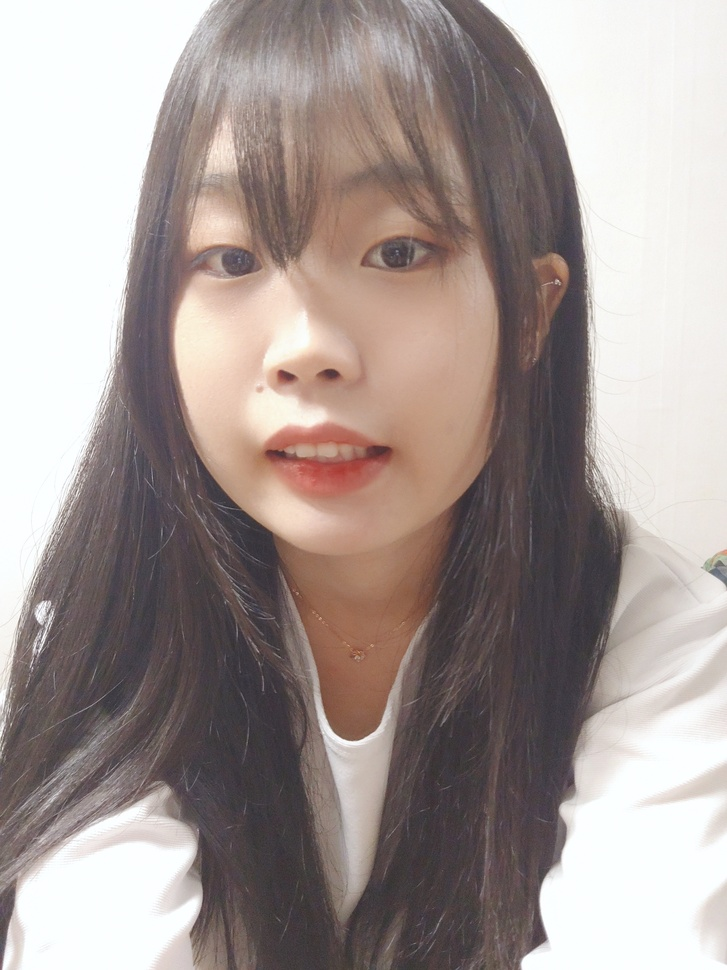
#> input picture class/ImageProcessingHW.jpg, 727 x 970 px, shrunk from 1920 x 2560 before the run
$ python Convolution.py
#> lines starting #> are read from the running program, lines starting #| are printed output that depends on the picture
import numpy as np
import cv2
import matplotlib.pyplot as plt
from tkinter import *
import tkinter.filedialog as fd

root = Tk()

root.filename = fd.askopenfilename(filetypes=(("JPEG files",".jpg"),("All files","*.*")))
#> the answer given: ImageProcessingHW.jpg
cvGrayImg = cv2.imread(root.filename, cv2.IMREAD_GRAYSCALE)
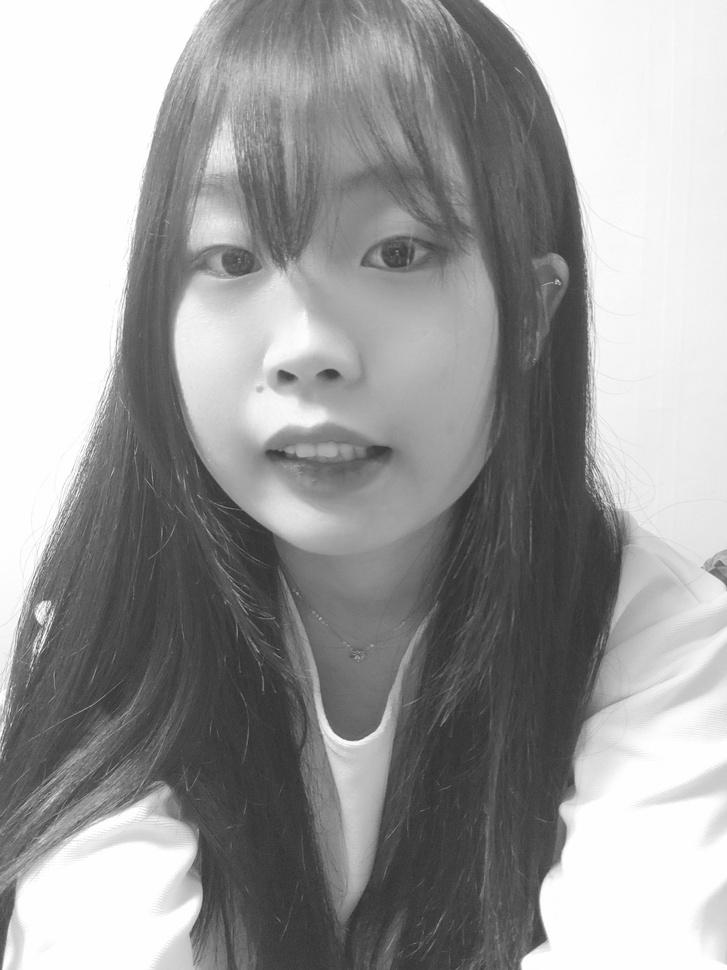
#> cvGrayImg: shape (970, 727); min 42, max 255, mean 156.7

cv2.namedWindow('Original Gray')
cv2.imshow('Original Gray', cvGrayImg)
cv2.waitKey(0)

mask = np.array(([0,-1,0],[-1,0,1],[0,1,0]),dtype=np.float32)
dstImg = cv2.filter2D(cvGrayImg,-1,mask)

cv2.namedWindow('Convex Gray')
cv2.imshow('Convex Gray',dstImg)
cv2.waitKey(0)

plt.subplot(121), plt.imshow(cvGrayImg,'gray'), plt.title('Original Image')
plt.xticks([]), plt.yticks([])
plt.subplot(122), plt.imshow(dstImg,'gray'), plt.title('Convex Image')
plt.xticks([]), plt.yticks([])
plt.show()
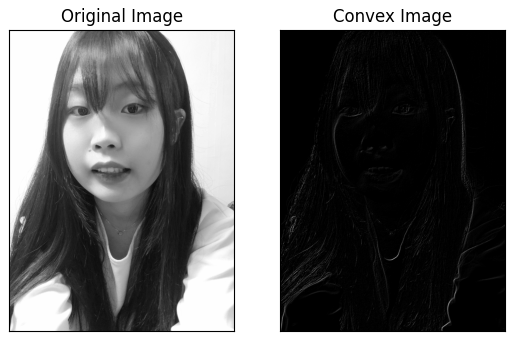
#> figure drawn by matplotlib, 2 panels

mask = np.ones((5,5),np.float32)/25
dstImg = cv2.filter2D(cvGrayImg,-1,mask)

cv2.namedWindow('averaging Gray')
cv2.imshow('averaging Gray',dstImg)
cv2.waitKey(0)

plt.subplot(121), plt.imshow(cvGrayImg,'gray'), plt.title('Original Image')
plt.xticks([]), plt.yticks([])
plt.subplot(122), plt.imshow(dstImg,'gray'), plt.title('averaging Image')
plt.xticks([]), plt.yticks([])
plt.show()
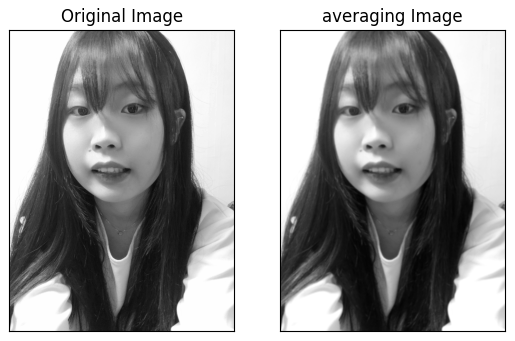
#> figure drawn by matplotlib, 2 panels

mask = np.array(([-1,-1,-1],[-1,9,-1],[-1,-1,-1]),dtype=np.float32)
dstImg = cv2.filter2D(cvGrayImg,-1,mask)

cv2.namedWindow('sharping Gray')
cv2.imshow('sharping Gray',dstImg)
cv2.waitKey(0)

plt.subplot(121), plt.imshow(cvGrayImg,'gray'), plt.title('Original Image')
plt.xticks([]), plt.yticks([])
plt.subplot(122), plt.imshow(dstImg,'gray'), plt.title('sharping Image')
plt.xticks([]), plt.yticks([])
plt.show()

mask = np.array(([-1, 0, 1], [-2, 0, 2], [-1, 0, 1]), dtype=np.float32)
dstImg = cv2.filter2D(cvGrayImg, -1, mask)
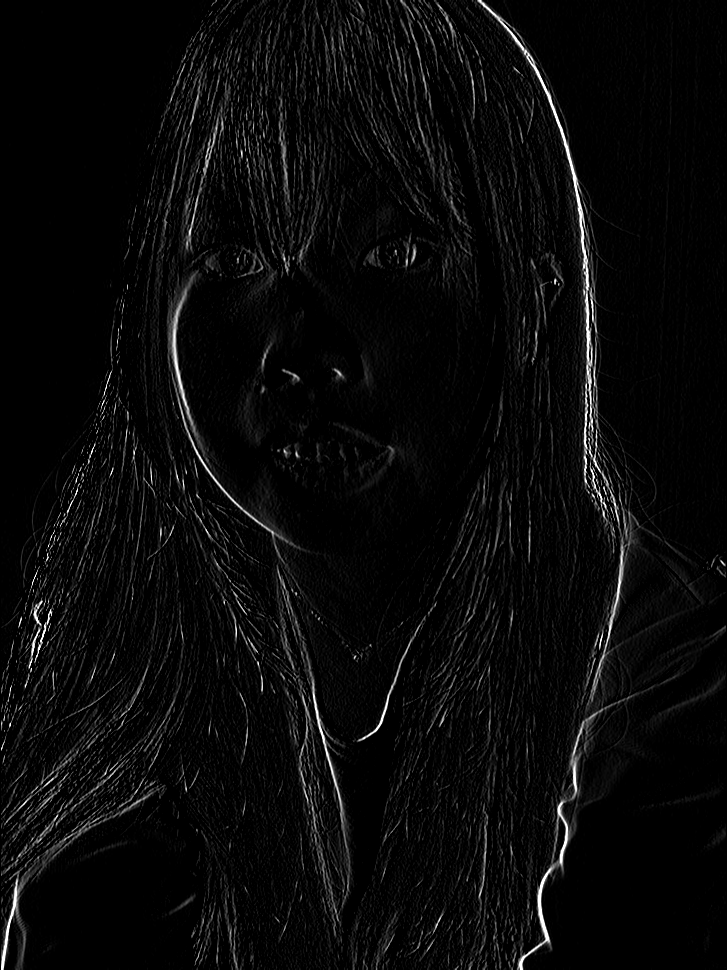
#> dstImg: shape (970, 727); min 0, max 255, mean 9.7

cv2.namedWindow('sobelx Image')
cv2.imshow('sobelx Image',dstImg)
cv2.waitKey(0)

plt.subplot(121), plt.imshow(cvGrayImg,'gray'), plt.title('Original Image')
plt.xticks([]), plt.yticks([])
plt.subplot(122), plt.imshow(dstImg,'gray'), plt.title('sobelx Image')
plt.xticks([]), plt.yticks([])
plt.show()

mask = np.array(([-1, -2, -1], [0, 0, 0], [1, 2, 1]), dtype=np.float32)
dstImg = cv2.filter2D(cvGrayImg, -1, mask)
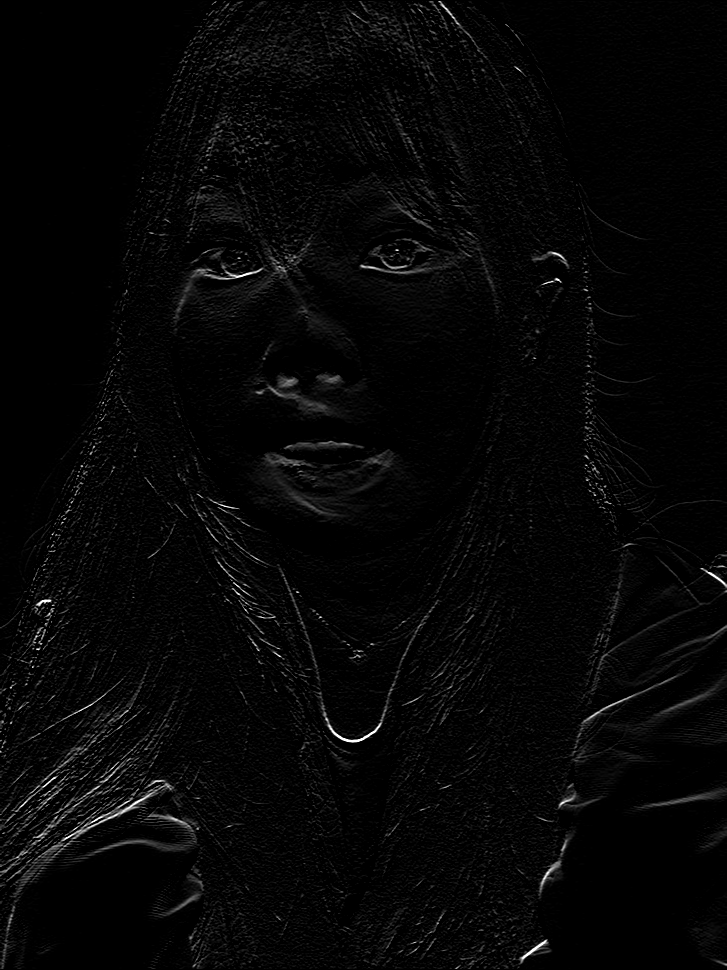
#> dstImg: shape (970, 727); min 0, max 255, mean 6.1

cv2.namedWindow('sobely Image')
cv2.imshow('sobely Image',dstImg)
cv2.waitKey(0)

plt.subplot(121), plt.imshow(cvGrayImg,'gray'), plt.title('Original Image')
plt.xticks([]), plt.yticks([])
plt.subplot(122), plt.imshow(dstImg,'gray'), plt.title('sobely Image')
plt.xticks([]), plt.yticks([])
plt.show()

mask = np.array(([-1, 0, 1], [-1, 0, 1], [-1, 0, 1]), dtype=np.float32)
dstImg = cv2.filter2D(cvGrayImg, -1, mask)

cv2.namedWindow('prewittX Image')
cv2.imshow('prewittX Image',dstImg)
cv2.waitKey(0)

plt.subplot(121), plt.imshow(cvGrayImg,'gray'), plt.title('Original Image')
plt.xticks([]), plt.yticks([])
plt.subplot(122), plt.imshow(dstImg,'gray'), plt.title('prewittX Image')
plt.xticks([]), plt.yticks([])
plt.show()

mask = np.array(([-1, -1, -1], [0, 0, 0], [1, 1, 1]), dtype=np.float32)
dstImg = cv2.filter2D(cvGrayImg, -1, mask)

cv2.namedWindow('prewittY Image')
cv2.imshow('prewittY Image',dstImg)
cv2.waitKey(0)

plt.subplot(121), plt.imshow(cvGrayImg,'gray'), plt.title('Original Image')
plt.xticks([]), plt.yticks([])
plt.subplot(122), plt.imshow(dstImg,'gray'), plt.title('prewittY Image')
plt.xticks([]), plt.yticks([])
plt.show()

mask = np.array(([-1, 0, 0], [0, 1, 0], [0, 0, 0]), dtype=np.float32)
dstImg = cv2.filter2D(cvGrayImg, -1, mask)

cv2.namedWindow('RobersY Image')
cv2.imshow('RobersY Image',dstImg)
cv2.waitKey(0)

plt.subplot(121), plt.imshow(cvGrayImg,'gray'), plt.title('Original Image')
plt.xticks([]), plt.yticks([])
plt.subplot(122), plt.imshow(dstImg,'gray'), plt.title('RobersY Image')
plt.xticks([]), plt.yticks([])
plt.show()

mask = np.array(([0, 0, -1], [0, 1, 0], [0, 0, 0]), dtype=np.float32)
dstImg = cv2.filter2D(cvGrayImg, -1, mask)

cv2.namedWindow('RobersX Image')
cv2.imshow('RobersX Image',dstImg)
cv2.waitKey(0)

plt.subplot(121), plt.imshow(cvGrayImg,'gray'), plt.title('Original Image')
plt.xticks([]), plt.yticks([])
plt.subplot(122), plt.imshow(dstImg,'gray'), plt.title('RobersX Image')
plt.xticks([]), plt.yticks([])
plt.show()


mask = np.array(([0, -1, 0], [-1, 4, -1], [0, -1, 0]), dtype=np.float32)
dstImg = cv2.filter2D(cvGrayImg, -1, mask)

cv2.namedWindow('Laplacian4 Image')
cv2.imshow('Laplacian4 Image',dstImg)
cv2.waitKey(0)

plt.subplot(121), plt.imshow(cvGrayImg,'gray'), plt.title('Original Image')
plt.xticks([]), plt.yticks([])
plt.subplot(122), plt.imshow(dstImg,'gray'), plt.title('Laplacian4 Image')
plt.xticks([]), plt.yticks([])
plt.show()

mask = np.array(([-1, -1, -1], [-1, 8, -1], [-1, -1, -1]), dtype=np.float32)
dstImg = cv2.filter2D(cvGrayImg, -1, mask)
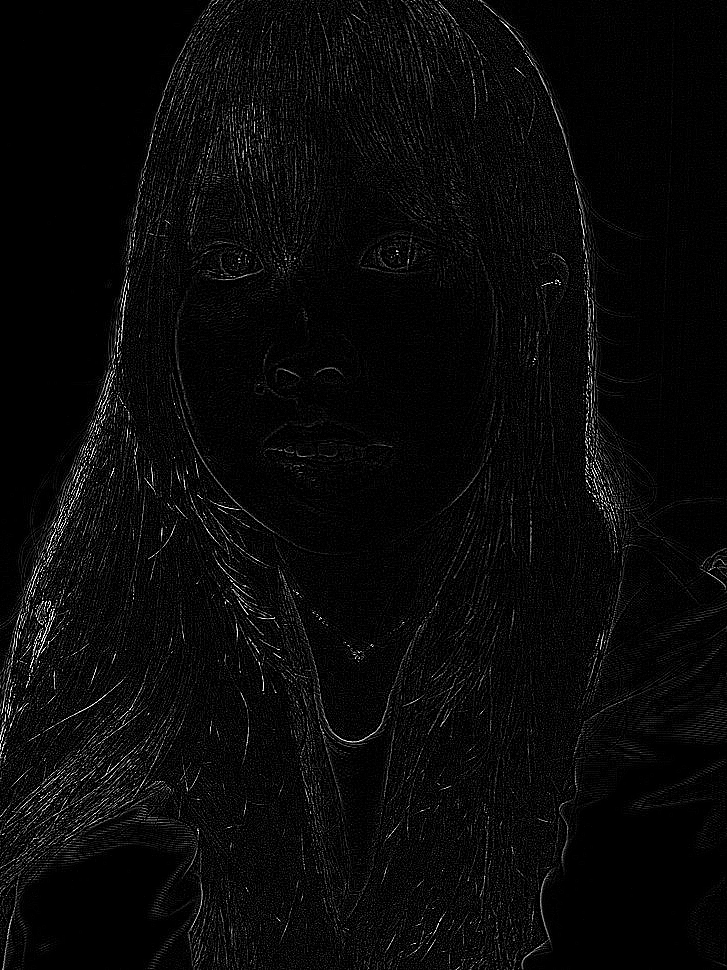
#> dstImg: shape (970, 727); min 0, max 255, mean 9.3

cv2.namedWindow('Laplacian8 Image')
cv2.imshow('Laplacian8 Image',dstImg)
cv2.waitKey(0)

plt.subplot(121), plt.imshow(cvGrayImg,'gray'), plt.title('Original Image')
plt.xticks([]), plt.yticks([])
plt.subplot(122), plt.imshow(dstImg,'gray'), plt.title('Laplacian8 Image')
plt.xticks([]), plt.yticks([])
plt.show()

mask = np.array(([0, -1, 0], [-1, 4, -1], [0, -1, 0]), dtype=np.float32)
msize = 3
sigma = 0.3*((msize-1)*0.5-1)+0.8
blurImg = cv2.GaussianBlur(cvGrayImg,(msize,msize),sigma,0)
dstImg = cv2.filter2D(cvGrayImg, -1, mask)

cv2.namedWindow('Laplacian4G Image')
cv2.imshow('Laplacian4G Image', dstImg)
cv2.waitKey(0)

plt.subplot(121), plt.imshow(cvGrayImg,'gray'), plt.title('Original Image')
plt.xticks([]), plt.yticks([])
plt.subplot(122), plt.imshow(dstImg,'gray'), plt.title('Laplacian4G Image')
plt.xticks([]), plt.yticks([])
plt.show()

mask = np.array(([-1, -1, -1], [-1, 8, -1], [-1, -1, -1]), dtype=np.float32)
sigma = 0.3*((msize-1)*0.5-1)+0.8
blurImg = cv2.GaussianBlur(cvGrayImg,(msize,msize),sigma,0)
dstImg = cv2.filter2D(cvGrayImg, -1, mask)

cv2.namedWindow('Laplacian8G Image')
cv2.imshow('Laplacian8G Image', dstImg)
cv2.waitKey(0)

plt.subplot(121), plt.imshow(cvGrayImg,'gray'), plt.title('Original Image')
plt.xticks([]), plt.yticks([])
plt.subplot(122), plt.imshow(dstImg,'gray'), plt.title('Laplacian8G Image')
plt.xticks([]), plt.yticks([])
plt.show()

dstImg = cv2.Canny(cvGrayImg,30,200)
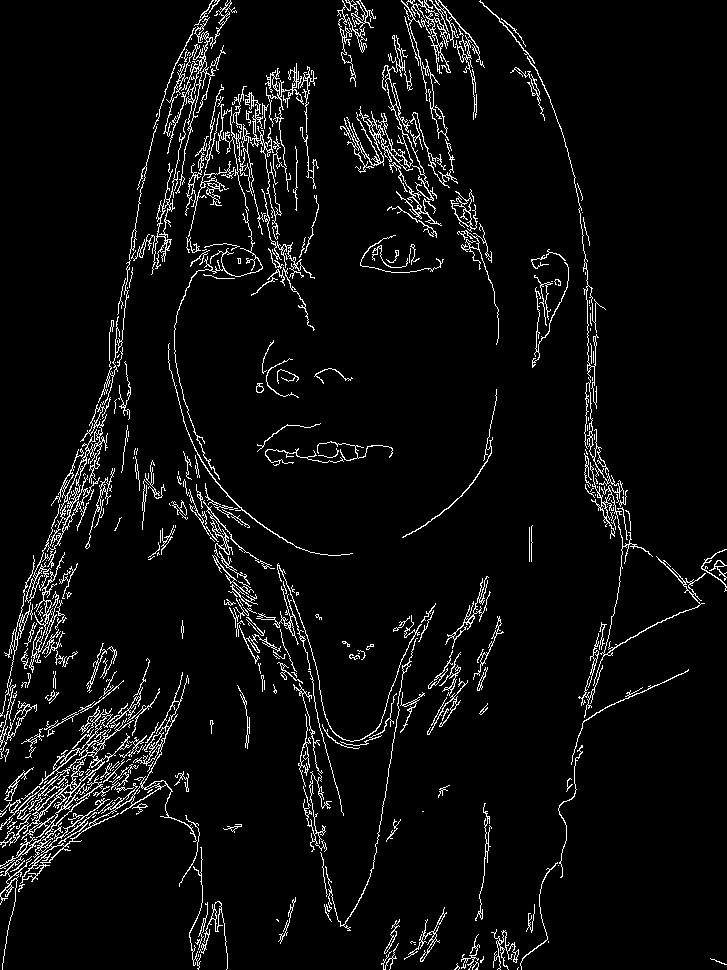
#> dstImg: shape (970, 727); 5.2% white in thin lines or dots

cv2.namedWindow('Canny')
cv2.imshow('Canny',dstImg)
cv2.waitKey(0)

plt.subplot(121), plt.imshow(cvGrayImg,'gray'), plt.title('Original Image')
plt.xticks([]), plt.yticks([])
plt.subplot(122), plt.imshow(dstImg,'gray'), plt.title('Canny')
plt.xticks([]), plt.yticks([])
plt.show()

dstImg = cv2.cornerHarris(cvGrayImg, 2, 3, 0.04)

cv2.namedWindow('Harris')
cv2.imshow('Harris',dstImg)
cv2.waitKey(0)
plt.subplot(121), plt.imshow(cvGrayImg,'gray'), plt.title('Original Image')
plt.xticks([]), plt.yticks([])
plt.subplot(122), plt.imshow(dstImg,'gray'), plt.title('Harris')
plt.xticks([]), plt.yticks([])
plt.show()


cv2.destroyAllWindows()
